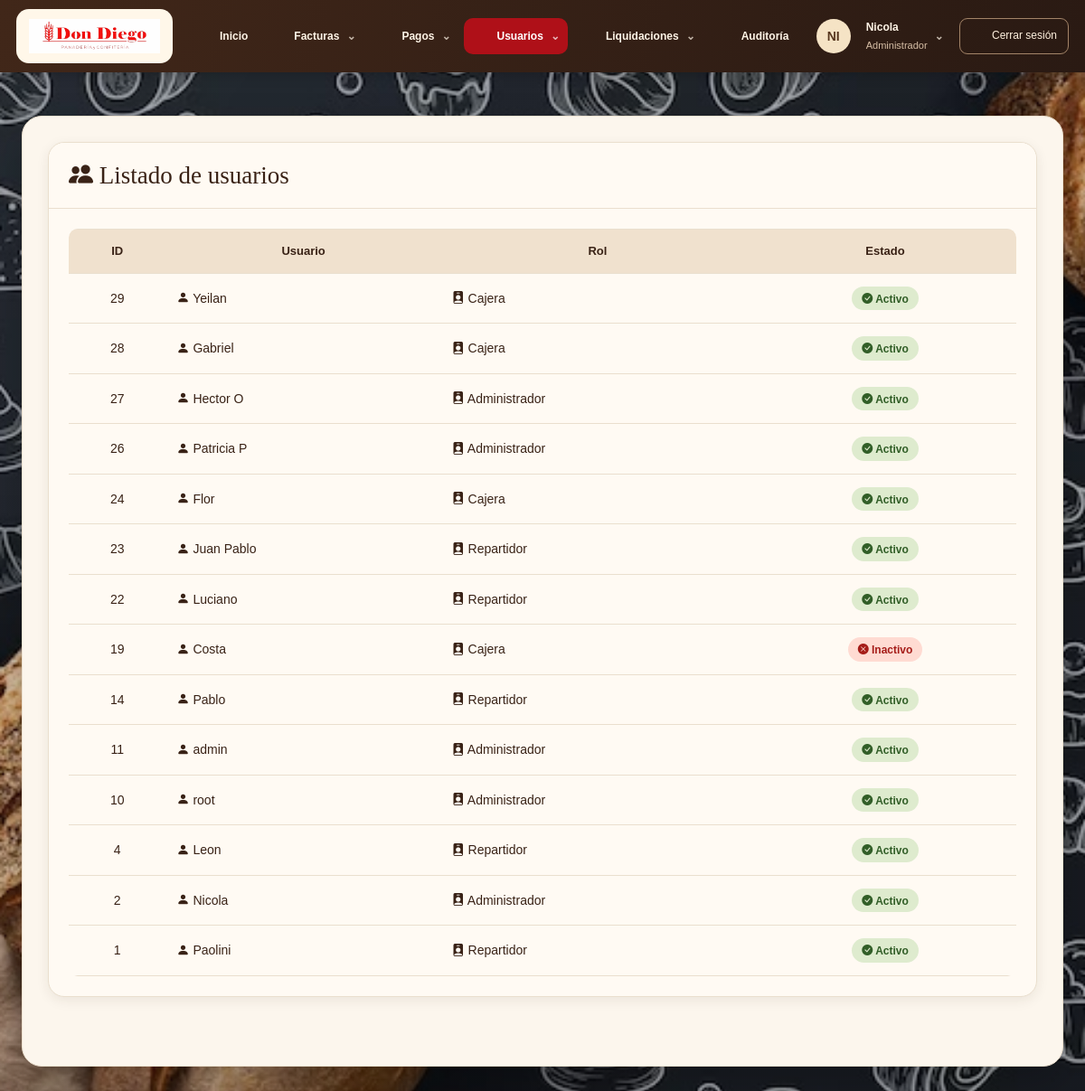
/COSTA/listar_usuario.php (signed in), run on an earlier commit of the app's database.
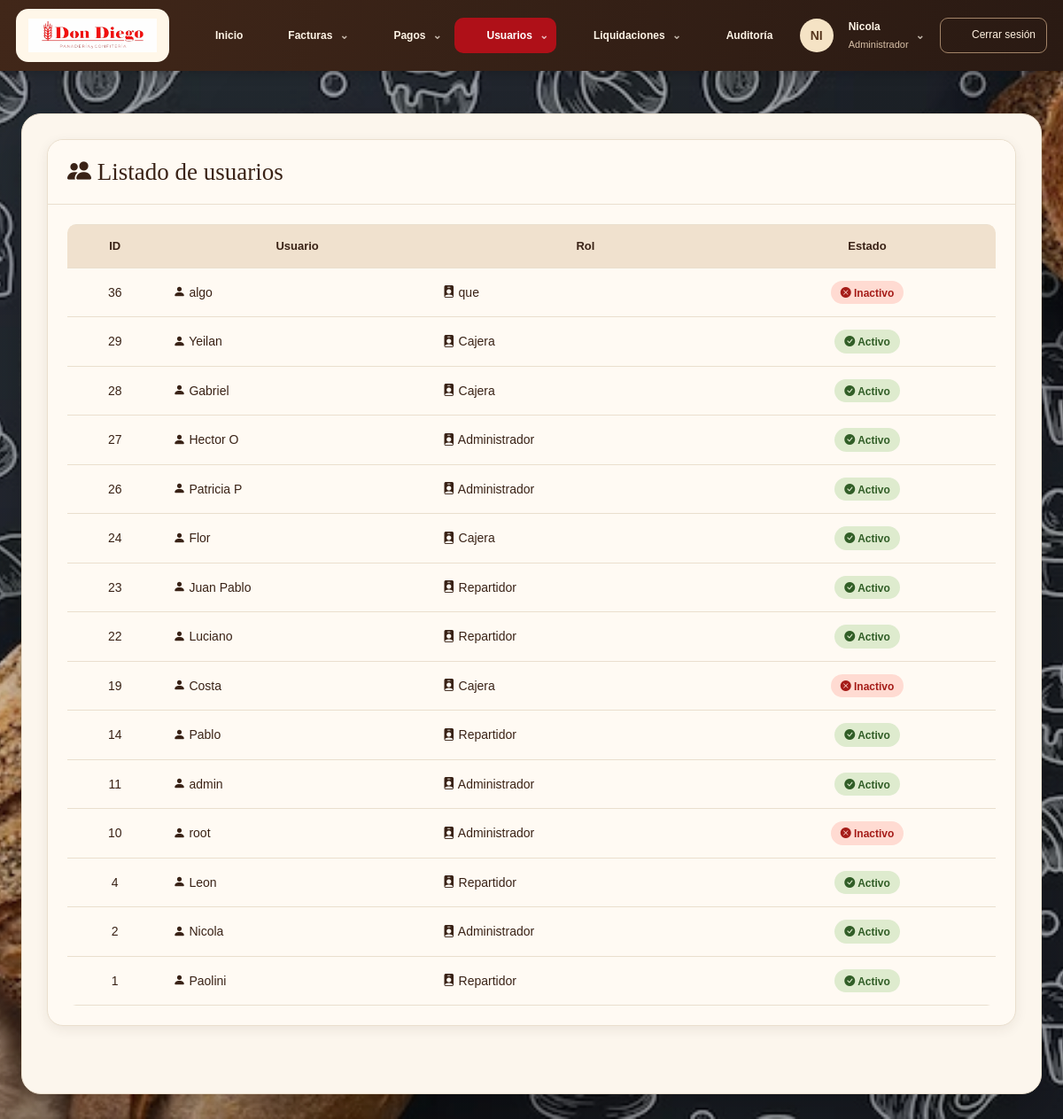
And on a later commit of the database.
### tables this page shows
CREATE TABLE `usuario` (
  `id` smallint(5) UNSIGNED NOT NULL,
  `usuario` varchar(32) NOT NULL,
  `contrasenia` varchar(255) NOT NULL,
  `activo` tinyint(1) NOT NULL DEFAULT 1,
  `id_ROL` tinyint(3) UNSIGNED NOT NULL
);

CREATE TABLE `rol` (
  `id` tinyint(3) UNSIGNED NOT NULL,
  `nombre` varchar(20) NOT NULL
);

### COSTA/permisos.php (called while the page is built, shortened)
<?php
function obtenerRolUsuario(PDO $conexion, $idUsuario): ?string
{
    static $roles = [];
    $idUsuario = (int)$idUsuario;
    if (!array_key_exists($idUsuario, $roles)) {
        $stmt = $conexion->prepare(
            "SELECT LOWER(TRIM(r.nombre))
             FROM usuario u
             INNER JOIN rol r ON r.id = u.id_ROL
             WHERE u.id = ? AND u.activo = 1"
        );
        $stmt->execute([$idUsuario]);
        $rol = $stmt->fetchColumn();
        $roles[$idUsuario] = $rol === false ? null : $rol;
    }
    return $roles[$idUsuario];
}
function usuarioPuedeAdministrar(PDO $conexion, $idUsuario): bool
{
    $rol = obtenerRolUsuario($conexion, $idUsuario);
    return $rol !== null && !in_array($rol, ["repartidor", "cajero", "cajera"], true);
}
function usuarioPuedeGestionarFacturas(PDO $conexion, $idUsuario): bool
{
    $rol = obtenerRolUsuario($conexion, $idUsuario);
    return $rol !== null && $rol !== "repartidor";
}
function exigirPermisoNoCajero(PDO $conexion, $idUsuario): void
{
    $rol = obtenerRolUsuario($conexion, $idUsuario);
}

### COSTA/listar_usuario.php (the view, shortened to what the changed rows need)
<?php
require_once "conexion.php";
require_once "permisos.php";
exigirPermisoNoCajero($conexion, $_SESSION["id_usuario"]);
$sql = "SELECT  usuario.id, usuario.usuario, rol.nombre AS rol, usuario.activo
        FROM usuario INNER JOIN rol ON usuario.id_rol = rol.id
        ORDER BY usuario.id DESC";
$stmt = $conexion->prepare($sql);
$stmt->execute();
$usuarios = $stmt->fetchAll(PDO::FETCH_ASSOC);
?>
<!DOCTYPE html>
<html lang="es">
<head>
    <link rel="stylesheet" href="css/bootstrap-5.3.8/css/bootstrap.min.css">
    <link rel="stylesheet" href="css/estilo.css">
    <link rel="stylesheet" href="fondo-sistema.css?v=1">
    <link rel="stylesheet" href="tema-don-diego.css?v=2">
<link rel="stylesheet" href="imagenes/bootstrap-icons-1.13.1/bootstrap-icons.min.css">
</head>
<body>
    <?php require_once "menu.php"; ?>
    <div class="container mt-5">
        <div class="card shadow mb-5">
            <div class="card-body">
                <?php if (count($usuarios) > 0): ?>
                    <div class="table-responsive">
                        <table class="table table-bordered table-hover align-middle">
                            <thead class="table-dark text-center">
                                <tr>
                                    <th>ID</th>
                                    <th>Usuario</th>
                                    <th>Rol</th>
                                    <th>Estado</th>
                                </tr>
                            </thead>
                            <tbody>
                                <?php foreach ($usuarios as $usuario): ?>
                                    <tr>
                                        <td class="text-center"><?= htmlspecialchars($usuario["id"]) ?></td>
                                        <td><i class="bi bi-person-fill"></i> <?= htmlspecialchars($usuario["usuario"]) ?></td>
                                        <td><i class="bi bi-person-badge-fill"></i> <?= htmlspecialchars($usuario["rol"]) ?></td>
                                        <td class="text-center">
                                            <?php if ($usuario["activo"] == 1): ?>
                                                <span class="badge bg-success"><i class="bi bi-check-circle-fill"></i> Activo</span>
                                            <?php else: ?>
                                                <span class="badge bg-danger"><i class="bi bi-x-circle-fill"></i> Inactivo</span>
                                            <?php endif; ?>
                                        </td>
                                    </tr>
                                <?php endforeach; ?>
                            </tbody>
                        </table>
                    </div>
                <?php endif; ?>
            </div>
        </div>
    </div>
</body>
</html>

### COSTA/menu.php (shortened to what the changed rows need)
<?php
require_once __DIR__ . '/permisos.php';
require_once __DIR__ . '/dd_ui.php';
$rolUsuario = obtenerRolUsuario($conexion, $_SESSION['id_usuario']);
$usuarioPuedeAdministrar = usuarioPuedeAdministrar($conexion, $_SESSION['id_usuario']);
$usuarioPuedeGestionarFacturas = usuarioPuedeGestionarFacturas($conexion, $_SESSION['id_usuario']);
$usuarioEsCajero = in_array($rolUsuario, ['cajero', 'cajera'], true);
$usuarioEsRepartidor = $rolUsuario === 'repartidor';
$ddPagina = basename($_SERVER['SCRIPT_NAME']);
$ddGrupos = [
    'Facturas' => ['icono'=>'factura', 'enlaces'=>[
        ['facturas.php','Listar facturas'],
        ...($usuarioPuedeGestionarFacturas ? [['agregar_factura.php','Ingresar factura'],['editar_factura.php','Editar factura']] : []),
        ['cambiar_estado_factura.php','Cambiar estado'],
        ['listar_observaciones.php','Listar observaciones'],['agregar_observaciones.php','Agregar observaciones']
    ]],
    'Pagos' => ['icono'=>'pago', 'enlaces'=>[['listar_pagos.php','Listar pagos'],['registrar_pago.php','Registrar pago']]],
];
if (!$usuarioEsCajero && !$usuarioEsRepartidor) {
    $ddGrupos['Usuarios'] = ['icono'=>'usuarios','enlaces'=>[
        ['listar_usuario.php','Listar usuarios'],
        ...($usuarioPuedeAdministrar ? [['crear_usuario.php','Nuevo usuario'],['editar_usuario.php','Editar usuario'],['cambiar_estado_usuario.php','Cambiar estado de usuario']] : []),
        ['listar_roles.php','Listar roles'],
        ...($usuarioPuedeAdministrar ? [['crear_rol_usuario.php','Nuevo rol'],['editar_rol_usuario.php','Editar rol'],['eliminar_rol.php','Eliminar rol']] : [])
    ]];
}
$ddGrupos['Liquidaciones'] = ['icono'=>'liquidacion','enlaces'=>[
    ...(!$usuarioEsCajero ? [['liquidacion_diaria.php','Liquidación de repartidor']] : []),
    ...(!$usuarioEsRepartidor ? [['liquidacion_diaria_cajero.php','Liquidación de cajero']] : [])
]];
?>
<nav class="dd-nav" aria-label="Navegación principal" id="dd-menu">
    <div class="dd-nav-inner">
        <button class="dd-mobile" type="button" aria-expanded="false" aria-controls="dd-enlaces" id="dd-menu-boton"><?= ddIcono('menu') ?> Menú</button>
        <div class="dd-links" id="dd-enlaces">
            <?php foreach ($ddGrupos as $ddEtiqueta => $ddGrupo): ?>
                <details class="dd-drop <?= in_array($ddPagina, array_column($ddGrupo['enlaces'], 0), true) ? 'active' : '' ?>">
                    <summary><?= ddIcono($ddGrupo['icono']) ?> <?= ddEsc($ddEtiqueta) ?></summary>
                </details>
            <?php endforeach; ?>
        </div>
    </div>
</nav>

### COSTA/dd_ui.php (shortened to what the changed rows need)
<?php
function ddIcono(string $nombre): string {
    $trazos = [
        'inicio' => '<path d="m3 10 9-7 9 7v11h-7v-7h-4v7H3z"/>',
        'factura' => '<path d="M6 3h12v19l-3-2-3 2-3-2-3 2zM9 7h6M9 11h6M9 15h4"/>',
        'pago' => '<ellipse cx="12" cy="5" rx="8" ry="3"/><path d="M4 5v5c0 4 16 4 16 0V5M4 10v5c0 4 16 4 16 0v-5M4 15v4c0 4 16 4 16 0v-4"/>',
        'usuarios' => '<circle cx="9" cy="8" r="3"/><path d="M3 21v-3a6 6 0 0 1 12 0v3M16 5a3 3 0 0 1 0 6M18 15a5 5 0 0 1 3 5"/>',
        'auditoria' => '<path d="m12 3 9 4v5c0 6-9 10-9 10S3 18 3 12V7zM8 12l3 3 5-6"/>',
        'cartera' => '<path d="M3 7h17v14H3zM3 7V4l13-2v5M16 12h6v5h-6z"/>',
        'ver' => '<path d="M2 12s4-7 10-7 10 7 10 7-4 7-10 7S2 12 2 12Z"/><circle cx="12" cy="12" r="3"/>',
        'editar' => '<path d="m15 3 6 6-12 12H3v-6zM12 6l6 6"/>',
        'buscar' => '<circle cx="10" cy="10" r="7"/><path d="m15 15 6 6"/>',
        'salir' => '<path d="M9 3H3v18h6M9 12h13m-5-5 5 5-5 5"/>',
        'menu' => '<path d="M3 5h18M3 12h18M3 19h18"/>',
        'liquidacion' => '<rect x="5" y="2" width="14" height="20" rx="2"/><path d="M8 6h8M8 11h2m4 0h2M8 15h2m4 0h2M8 19h2m4 0h2"/>',
    ];
    return '<svg class="dd-icon" viewBox="0 0 24 24" fill="none" stroke="currentColor" stroke-width="1.7" stroke-linecap="round" stroke-linejoin="round" aria-hidden="true">'.($trazos[$nombre] ?? $trazos['factura']).'</svg>';
}
function ddEsc($valor): string { return htmlspecialchars((string)$valor, ENT_QUOTES, 'UTF-8'); }

What changed in the data, as far as the page shows it:
added usuario: id "36", usuario "algo", id_ROL.nombre "que", activo 0 (drawn)
changed usuario "root": activo "Activo" → "Inactivo"
